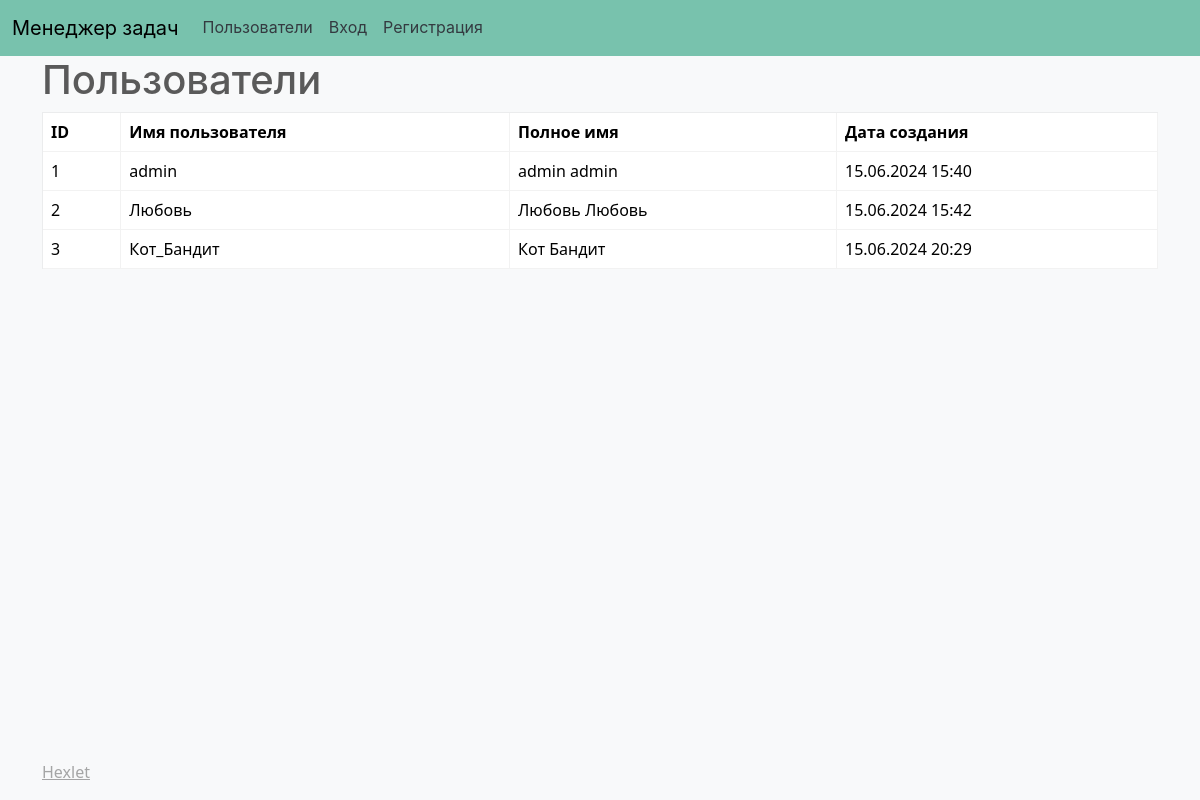
The app's page /users/, older data.
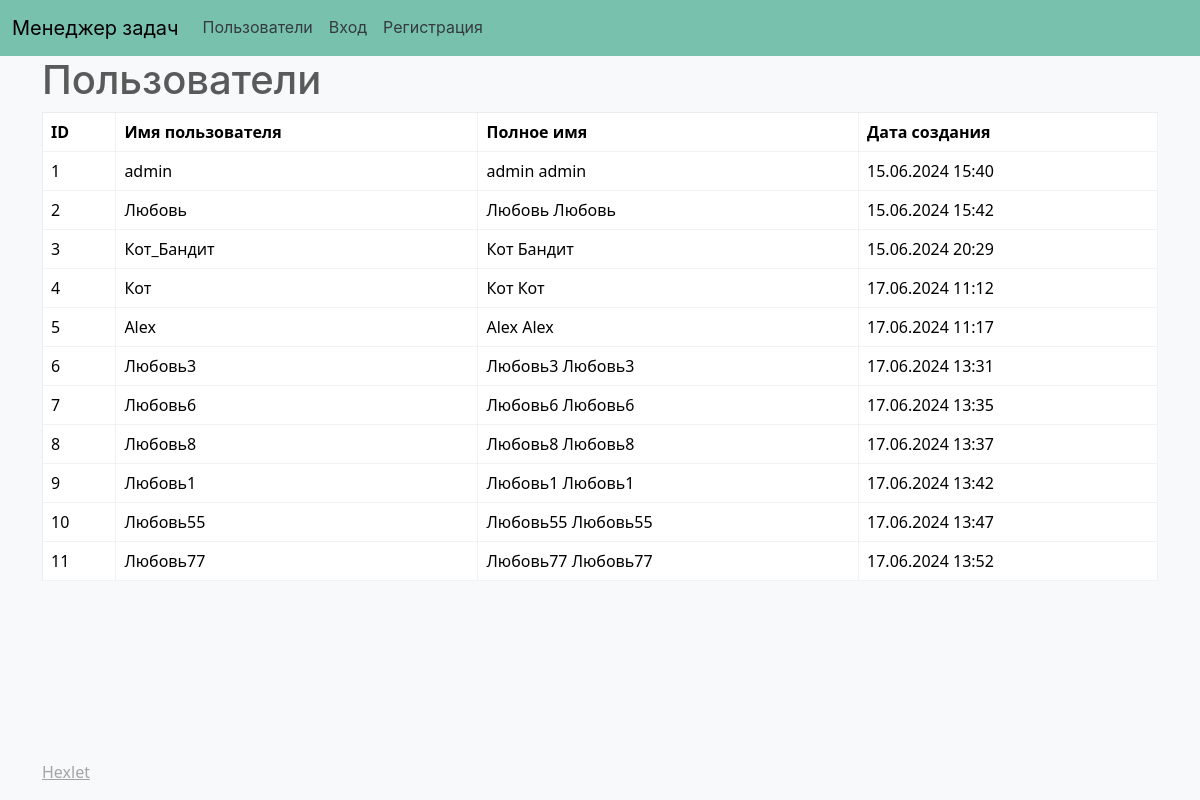
The same page, newer data.
### task_manager/models.py (models this page shows, shortened)
class CustomUser(AbstractUser):
    first_name = models.CharField(max_length=100)
    last_name = models.CharField(max_length=100)
    username = models.CharField(max_length=150, unique=True)
    password = models.CharField(max_length=100)
    REQUIRED_FIELDS = ['first_name', 'last_name']

### task_manager/views.py (the view)
# urls.py: path('users/', user_list, name='user-list'),
def user_list(request):
    users = CustomUser.objects.all()
    return render(request, 'users/users.html', {'users': users})

### task_manager/templates/users/users.html (shortened to what this page needs)
{% extends 'base.html' %}
{% block content %}
    <h1>Пользователи</h1>
    <div class="table-responsive">
    <table class="table table-bordered table-hover text-nowrap" data-test="urls">
    <tr>
        <th>ID</th>
        <th>Имя пользователя</th>
        <th>Полное имя</th>
        <th>Дата создания</th>
    </tr>
    {% for user in users %}
    <tr>
        <td>{{ user.id }}</td>
        <td>{{ user.username }}</td>
        <td>{{ user.get_full_name }}</td>
        <td>{{ user.date_joined|date:"d.m.Y H:i" }}</td>
    </tr>
    {% endfor %}
</table>
</div>
{% endblock %}

### task_manager/templates/base.html (shortened to what this page needs)
{% load i18n %}
{% get_current_language as LANGUAGE_CODE %}
<html lang="{{ LANGUAGE_CODE }}">
<head>
    <link rel="stylesheet" href="https://cdn.jsdelivr.net/npm/bootswatch@5/dist/minty/bootstrap.min.css">
</head>
<body class="bg-light d-flex flex-column min-vh-100">
    <nav>{% include 'nav.html' %}</nav>
    <main role="main" class="container">
        {% block content %}{% endblock %}
    </main>
    <footer class="footer mt-auto py-3 bg-light" style="color: #000;">
        <div class="container">
            <a href="https://ru.hexlet.io/" class="text-muted" style="float:left;">{% trans 'Hexlet' %}</a>
        </div>
    </footer>
</body>
</html>

### task_manager/templates/nav.html (shortened to what this page needs)
{% load i18n %}
{% get_current_language as LANGUAGE_CODE %}
<!DOCTYPE html>
<html lang="{{ LANGUAGE_CODE }}">
<head>
</head>
<body>
    <nav class="navbar navbar-expand-lg bg-primary" data-bs-theme="dark">
        <div class="container-fluid">
            <a class="navbar-brand" href="#" style="color: #000;">{% trans 'Менеджер задач' %}</a>
            <div class="collapse navbar-collapse" id="navbarColor01">
                <ul class="navbar-nav me-auto">
                    <li class="nav-item">
                        <a class="nav-link" href="{% url 'user-list' %}" style="color: #343a40;">{% trans 'Пользователи' %}</a>
                    </li>
                    {% if user.is_authenticated %}
                        <li class="nav-item">
                            <a class="nav-link" href="{% url 'logout' %}" style="color: #343a40;">{% trans 'Выход' %}</a>
                        </li>
                    {% else %}
                        <li class="nav-item">
                            <a class="nav-link" href="{% url 'login' %}" style="color: #343a40;">{% trans 'Вход' %}</a>
                        </li>
                        <li class="nav-item">
                            <a class="nav-link" href="{% url 'register' %}" style="color: #343a40;">{% trans 'Регистрация' %}</a>
                        </li>
                    {% endif %}
                </ul>
            </div>
        </div>
    </nav>
</body>
</html>

Row changes from the older to the newer data that the page shows:
added CustomUser: id "4", username "Кот", get_full_name "Кот Кот", date_joined "17.06.2024 11:12"
added CustomUser: id "5", username "Alex", get_full_name "Alex Alex", date_joined "17.06.2024 11:17"
added CustomUser: id "6", username "Любовь3", get_full_name "Любовь3 Любовь3", date_joined "17.06.2024 13:31"
added CustomUser: id "7", username "Любовь6", get_full_name "Любовь6 Любовь6", date_joined "17.06.2024 13:35"
added CustomUser: id "8", username "Любовь8", get_full_name "Любовь8 Любовь8", date_joined "17.06.2024 13:37"
added CustomUser: id "9", username "Любовь1", get_full_name "Любовь1 Любовь1", date_joined "17.06.2024 13:42"
added CustomUser: id "10", username "Любовь55", get_full_name "Любовь55 Любовь55", date_joined "17.06.2024 13:47"
added CustomUser: id "11", username "Любовь77", get_full_name "Любовь77 Любовь77", date_joined "17.06.2024 13:52"
